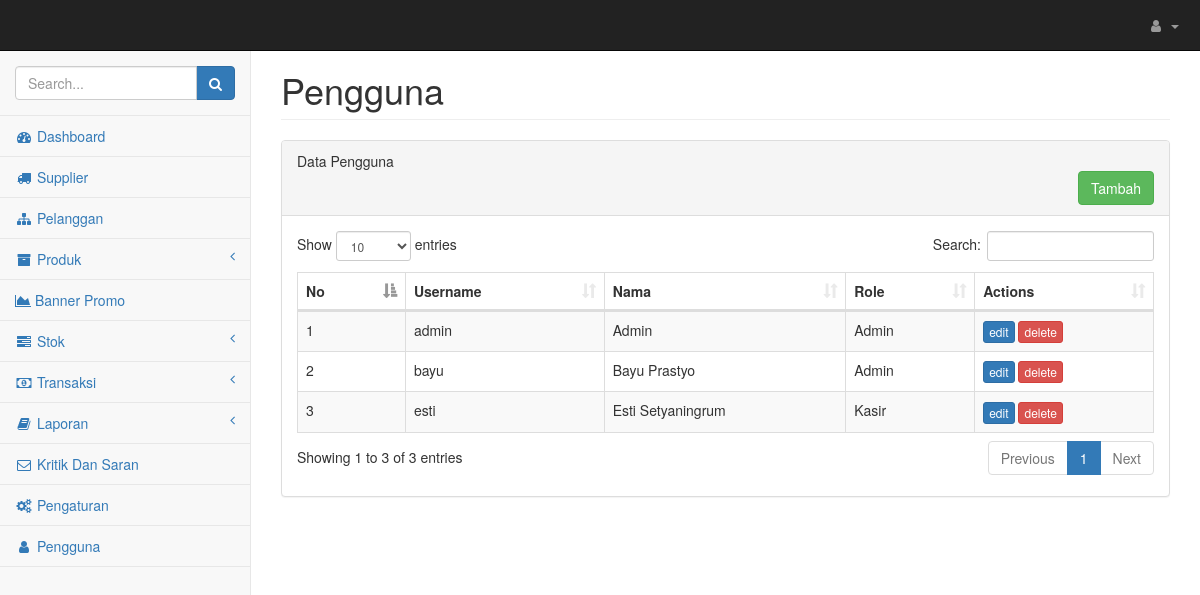
Page /Auth/pengguna on the earlier database version.
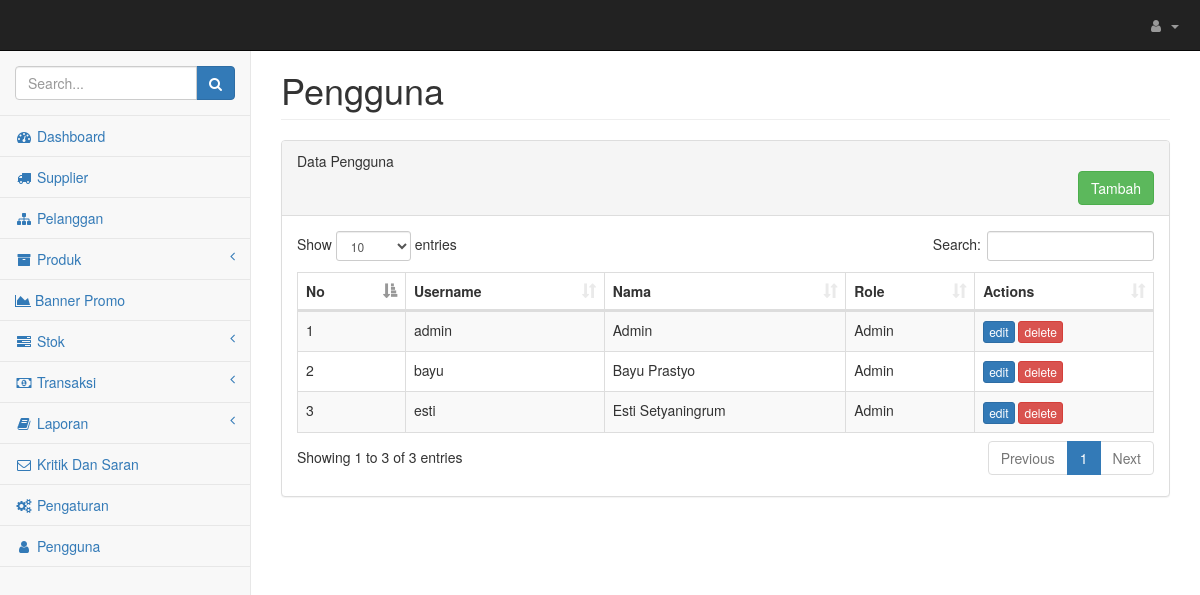
Same page on the later database version.
### tables this page shows
CREATE TABLE `pengguna` (
  `id` int(11) NOT NULL,
  `username` varchar(255) NOT NULL,
  `password` varchar(255) NOT NULL,
  `nama` varchar(100) NOT NULL,
  `role` int(1) DEFAULT NULL,
  `is_active` int(1) NOT NULL
);

### application/controllers/Auth.php (called while the page is built, shortened)
<?php
class Auth extends CI_Controller
{
    public function __construct()
    {
        $this->load->library('form_validation');
        $this->load->model('auth_model');
    }
    public function pengguna()
    {
        $data['title'] = 'Pengguna';
        $data['user'] = $this->db->get_where('pengguna', ['username' => $this->session->userdata('username')])->row_array();
        $data['pengguna'] = $this->auth_model->read();
        $this->load->view('templates/header', $data);
        $this->load->view('templates/topbar', $data);
        $this->load->view('templates/sidebar', $data);
        $this->load->view('auth/pengguna');
    }
}

### index.php (called while the page is built, shortened)
<?php
require_once BASEPATH.'core/CodeIgniter.php';

### application/models/Auth_model.php (called while the page is built, shortened)
<?php
class Auth_model extends CI_Model
{
    public function read()
    {
        $idk = $this->session->userdata('id');
        $query = "SELECT * FROM pengguna where id <> '$idk' ";
        return $this->db->query($query)->result_array();
    }
}

### application/views/auth/pengguna.php (the view, shortened to what this page needs)
<div id="page-wrapper">
    <div class="container-fluid">
        <div class="row">
            <div class="col-lg-12">
                <h1 class="page-header">Pengguna</h1>
            </div>
        </div>
        <div class="row">
            <div class="col-lg-12">
                <div class="panel panel-default">
                    <div class="panel-heading">
                        Data Pengguna
                        <div class="text-right"><a href="#" class="btn btn-success btn-sm-2 " data-toggle="modal" data-target="#modaltambahpengguna">Tambah</a></div>
                    </div>
                    <div class="panel-body">
                        <div class="table-responsive">
                            <table class="table table-striped table-bordered table-hover" id="tablepengguna">
                                <thead>
                                    <tr>
                                        <th>No</th>
                                        <th>Username</th>
                                        <th>Nama</th>
                                        <th>Role</th>
                                        <th>Actions</th>
                                    </tr>
                                </thead>
                                <tbody>
                                    <?php $i = 1; ?>
                                    <?php foreach ($pengguna as $s) : ?>
                                        <tr>
                                            <td><?= $i; ?></td>
                                            <td><?= $s['username']; ?></td>
                                            <td><?= $s['nama']; ?></td>
                                            <td><?php
                                                if ($s['role'] == 1) {
                                                    echo "Admin";
                                                } else {
                                                    echo "Kasir";
                                                }; ?></td>
                                            <td>
                                                <a class="btn btn-primary btn-xs" data-toggle="modal" data-target="#modaleditpengguna" data-idedit="<?= $s['id']; ?>" data-namaedit="<?= $s['nama']; ?>" data-usernameedit="<?= $s['username']; ?>" name="editpengguna" id="editpengguna">edit</a>
                                                <a data-kode="<?= $s['id']; ?>" href='javascript:void(0)' class="del_pengguna btn btn-danger   btn-xs">delete</a>
                                            </td>
                                        </tr>
                                        <?php $i++; ?>
                                    <?php endforeach ?>
                                </tbody>
                            </table>
                        </div>
                    </div>
                </div>
            </div>
        </div>
    </div>
</div>
</div>
</body>
</html>

### application/views/templates/header.php (shortened to what this page needs)
<!DOCTYPE html>
<html lang="en">
<head>
    <link href="<?= base_url('assets/') ?>css/select2.min.css" rel="stylesheet">
    <link href="<?= base_url('assets/'); ?>css/bootstrap.min.css" rel="stylesheet">
    <link href="<?= base_url('assets/'); ?>css/metisMenu.min.css" rel="stylesheet">
    <link href="<?= base_url('assets/'); ?>css/timeline.css" rel="stylesheet">
    <link href="<?= base_url('assets/'); ?>css/startmin.css" rel="stylesheet">
    <link href="<?= base_url('assets/'); ?>css/font-awesome.min.css" rel="stylesheet" type="text/css">
    <link href="<?= base_url('assets/') ?>css/dataTables/dataTables.bootstrap.css" rel="stylesheet">
    <link href="<?= base_url('assets/') ?>css/dataTables/dataTables.responsive.css" rel="stylesheet">
    <link href="<?= base_url('assets/') ?>js/sweetalert/dist/sweetalert2.min.css" rel="stylesheet">
    <link href="<?= base_url('assets/') ?>datepicker/jquery.datetimepicker.css" rel="stylesheet">
</head>

### application/views/templates/topbar.php (shortened to what this page needs)
<body>
    <div id="wrapper">
        <nav class="navbar navbar-inverse navbar-fixed-top" role="navigation">
            <div class="navbar-header">
                <a class="navbar-brand" href="<?= base_url('Dashboard'); ?>"><?php echo $this->session->userdata('toko')->nama; ?></a>
            </div>
            <ul class="nav navbar-right navbar-top-links">
                <li class="dropdown">
                    <a class="dropdown-toggle" data-toggle="dropdown" href="#">
                        <i class="fa fa-user fa-fw"></i> <?= $user['nama']; ?> <b class="caret"></b>
                    </a>
                </li>
            </ul>

### application/views/templates/sidebar.php (shortened to what this page needs)
<div class="navbar-default sidebar" role="navigation">
    <div class="sidebar-nav navbar-collapse">
        <ul class="nav" id="side-menu">
            <li class="sidebar-search">
                <div class="input-group custom-search-form">
                    <input type="text" class="form-control" placeholder="Search...">
                    <span class="input-group-btn">
                        <button class="btn btn-primary" type="button">
                            <i class="fa fa-search"></i>
                        </button>
                    </span>
                </div>
            </li>
            <li>
                <a href="<?= base_url('Dashboard'); ?>"><i class="fa fa-dashboard fa-fw"></i> Dashboard</a>
            </li>
            <li>
                <a href="<?= base_url('Supplier'); ?>"><i class="fa fa-truck fa-fw"></i> Supplier</a>
            </li>
            <li>
                <a href="<?= base_url('Pelanggan'); ?>"><i class="fa fa-sitemap fa-fw"></i> Pelanggan</a>
            </li>
            <li>
                <a href="#"><i class="fa fa-archive fa-fw"></i> Produk<span class="fa arrow"></span></a>
            </li>
            <li>
                <a href="<?= base_url('Banner'); ?>"><i class="fa fa-area-chart"></i> Banner Promo</a>
            </li>
            <li>
                <a href="#"><i class="fa fa-tasks fa-fw"></i> Stok<span class="fa arrow"></span></a>
            </li>
            <li>
                <a href="#"><i class="fa fa-money fa-fw"></i> Transaksi<span class="fa arrow"></span></a>
            </li>
            <li>
                <a href="#"><i class="fa fa-book fa-fw"></i> Laporan<span class="fa arrow"></span></a>
            </li>
            <li>
                <a href="<?= base_url('Kritik'); ?>"><i class="fa fa-envelope-o fa-fw"></i> Kritik Dan Saran</a>
            </li>
            <li>
                <a href="<?= base_url('Pengaturan'); ?>"><i class="fa fa-gears fa-fw"></i> Pengaturan</a>
            </li>
            <li>
                <a href="<?= base_url('Auth/pengguna'); ?>"><i class="fa fa-user fa-fw"></i> Pengguna</a>
            </li>
        </ul>
    </div>
</div>
</nav>

### assets/css/startmin.css (style rules this page uses)
body { background-color: #f8f8f8; }
#wrapper { width: 100%; }
#page-wrapper { padding-top: 30px; min-height: 568px; background-color: #fff; }
@media (min-width:768px) { #page-wrapper { position: inherit; margin-left: 250px; padding: 30px 15px 0 15px; border-left: 1px solid #e7e7e7; } }
.navbar-header { float: left; }
.navbar-right { text-align: right; }
.navbar-top-links { margin: 0; }
.navbar-top-links li { display: inline-block; }
.navbar-top-links li:last-child { margin-right: 6px; }
.navbar-top-links li a { padding: 15px; min-height: 50px; }
.navbar-top-links>li>a { color: #999; }
.sidebar .sidebar-nav.navbar-collapse { padding-right: 0; padding-left: 0; }
.sidebar .sidebar-search { padding: 15px; }
.sidebar ul li { border-bottom: 1px solid #e7e7e7; }
.sidebar .arrow { float: right; }
.sidebar .fa.arrow:before { content: "\f104"; }
@media (min-width:768px) { .sidebar { z-index: 1; position: absolute; width: 250px; margin-top: 51px; } }
table.dataTable thead .sorting, table.dataTable thead .sorting_asc, table.dataTable thead .sorting_desc, table.dataTable thead .sorting_asc_disabled, table.dataTable thead .sorting_desc_disabled { background: 0 0; }
table.dataTable thead .sorting_asc:after { content: "\f0de"; float: right; font-family: fontawesome; }
table.dataTable thead .sorting:after { content: "\f0dc"; float: right; font-family: fontawesome; color: rgba(50,50,50,.5); }

Differences in the rows shown:
changed pengguna "esti": role "Kasir" → "Admin"
